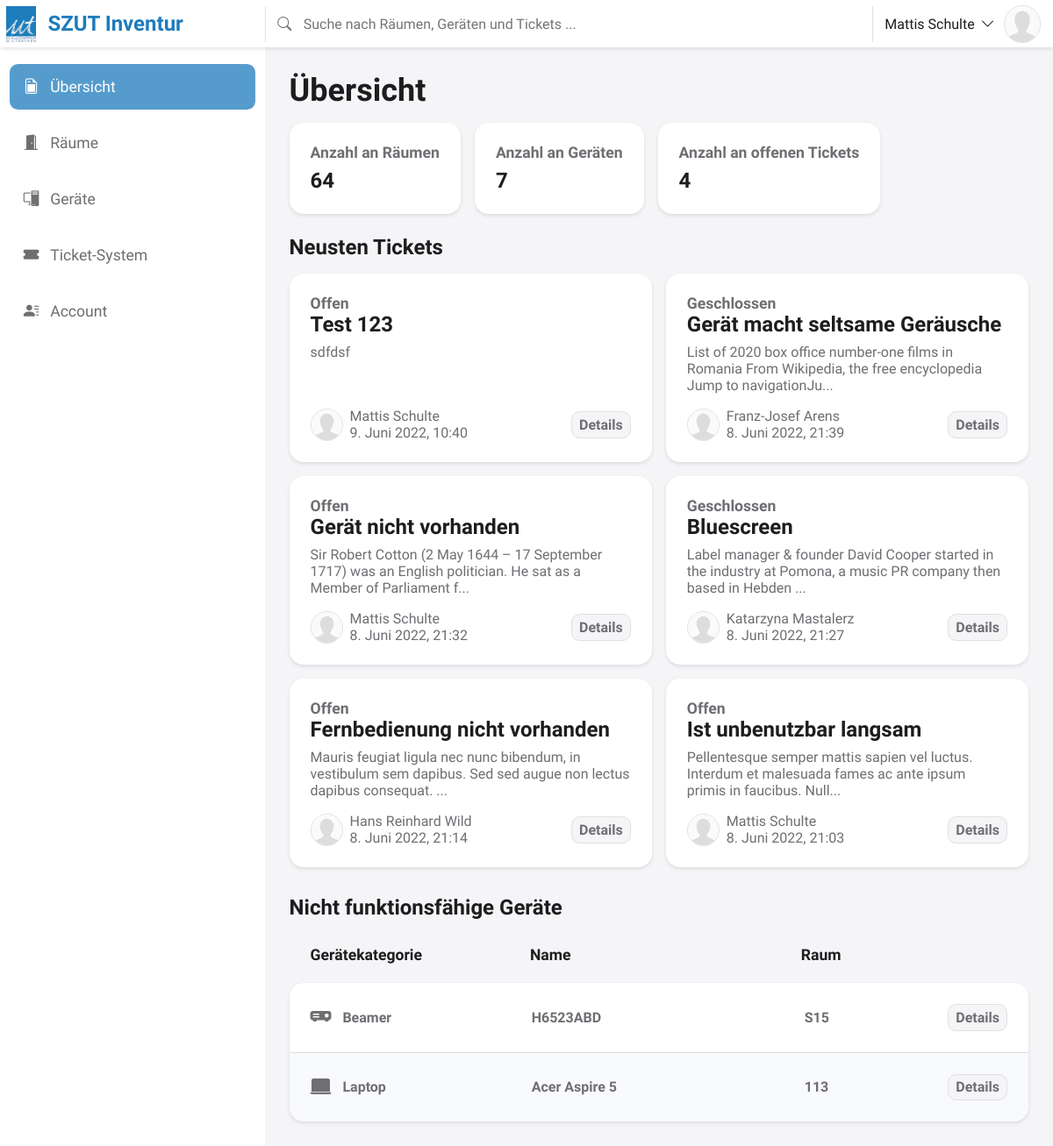
The app's page /overview/ (signed in) with its own data.
### inventory_management/models.py (models this page shows, shortened)
class MyUser(AbstractUser):
    person_id = models.CharField(verbose_name=_('itslearning Person-ID'), max_length=12, unique=True)
    username = models.CharField(verbose_name=_('Benutzername'), max_length=50, unique=True)
    first_name = models.CharField(verbose_name=_('Vorname'), max_length=50)
    last_name = models.CharField(verbose_name=_('Nachname'), max_length=25)
    language = models.CharField(verbose_name=_('Sprache'), max_length=10, default='de-DE')
    profile_image_url = models.CharField(verbose_name=_('Profilbild-URL'), max_length=100, null=True, blank=True)
    use_12_hour_time_format = models.BooleanField(verbose_name=_('Zwölf-Stunden Zeitformat'), default=False)
    allow_auto_role = models.BooleanField(verbose_name=_('Automatische Rollen via itslearning'), default=True)
    is_guest = models.BooleanField(verbose_name=_('Ist Gast'), default=False)
    is_staff = models.BooleanField(verbose_name=_('Ist Mitarbeiter'), default=False)
    is_admin = models.BooleanField(verbose_name=_('Ist Admin'), default=False)
    is_superuser = models.BooleanField(verbose_name=_('Ist System-Admin'), default=False)
    is_active = models.BooleanField(verbose_name=_('Ist aktiv'), default=True)
    USERNAME_FIELD = 'username'
    REQUIRED_FIELDS = ['person_id', 'first_name', 'last_name']
    objects = MyUserManager()

class Ticket(models.Model):
    class Meta:
        verbose_name = _('Ticket')
        verbose_name_plural = _('Tickets')
    class StatusOptions(models.IntegerChoices):
        OPEN = 1, _('Offen')
        CLOSED = 0, _('Geschlossen')
    device = models.ForeignKey(Device, verbose_name=_('Gerät'), on_delete=models.CASCADE, default=None)
    title = models.CharField(verbose_name=_('Titel'), max_length=40)
    description = models.TextField(verbose_name=_('Beschreibung'), max_length=1680)
    status = models.IntegerField(verbose_name=_('Aktueller Status'), choices=StatusOptions.choices)
    created_at = models.DateTimeField(verbose_name=_('Erstellt am'), auto_now_add=True)
    created_by = models.ForeignKey(MyUser, verbose_name=_('Erstellt von'), on_delete=models.CASCADE)
    last_change_at = models.DateTimeField(verbose_name=_('Letzte Änderung am'), auto_now=True)

class Device(models.Model):
    class Meta:
        verbose_name = _('Gerät')
        verbose_name_plural = _('Geräte')
    class StatusOptions(models.IntegerChoices):
        FULLY_FUNCTIONAL = 2, _('Voll funktionsfähig')
        LIMITED_FUNCTIONALITY = 1, _('Eingeschränkt funktionsfähig')
        NOT_FUNCTIONAL = 0, _('Nicht funktionsfähig')
    device_category = models.ForeignKey(DeviceCategory, verbose_name=_('Gerätekategorie'), on_delete=models.CASCADE, default=None)
    room = models.ForeignKey(Room, verbose_name=_('Raum'), on_delete=models.CASCADE, default=None)
    name = models.CharField(verbose_name=_('Name'), max_length=50)
    price = models.DecimalField(verbose_name=_('Preis'), max_digits=10, decimal_places=2, null=True, blank=True)
    device_manufacturer = models.ForeignKey(DeviceManufacturer, verbose_name=_('Gerätehersteller'), on_delete=models.CASCADE, null=True, blank=True)
    purchase_data = models.DateField(verbose_name=_('Anschaffungsdatum'), null=True, blank=True)
    serial_number = models.CharField(verbose_name=_('Seriennummer'), max_length=50, null=True, blank=True)
    warranty_period_years = models.IntegerField(verbose_name=_('Garantiezeit in Jahren'), choices=[(i, i) for i in range(1, 100)], null=True, blank=True)
    warranty_period_months = models.IntegerField(verbose_name=_('Garantiezeit in Monaten'), choices=[(i, i) for i in range(1, 12)], null=True, blank=True)
    status = models.IntegerField(verbose_name=_('Aktueller Status'), choices=StatusOptions.choices, null=True, blank=True)
    description = models.TextField(verbose_name=_('Beschreibung'), max_length=560, null=True, blank=True)

### inventory_management/views.py (the view)
# urls.py: path('overview/', views.overview, name='overview'),
def overview(request):
    tickets_data = Ticket.objects.order_by('-created_at').all().values('id', 'title', 'description', 'status', 'created_by__id', 'created_by__first_name', 'created_by__last_name', 'created_by__profile_image_url', 'created_at')[:6]
    tickets_data = get_choices.GetChoices.make_labels_readable(tickets_data, Ticket.StatusOptions, 'status')
    tickets_data = truncate.Truncate.truncate_data(tickets_data, 'description', 115)
    devices_data = Device.objects.filter(status=Device.StatusOptions.NOT_FUNCTIONAL).order_by('device_category__name', 'name').all().values('device_category__name', 'device_category__icon', 'room__name', 'name', 'id')
    unique_rooms_count = Room.objects.all().count()
    unique_devices_count = Device.objects.all().count()
    unique_open_tickets_count = Ticket.objects.filter(status=Ticket.StatusOptions.OPEN).all().count()
    if request.META.get('HTTP_X_REQUESTED_WITH') == 'XMLHttpRequest':
        return render(request, 'overview.html', {'tickets_data': list(tickets_data), 'devices_data': list(devices_data), 'unique_rooms_count': unique_rooms_count, 'unique_devices_count': unique_devices_count, 'unique_open_tickets_count': unique_open_tickets_count})
    else:
        return render(request, 'index.html', {'current_page_category': 'overview', 'current_page_file': 'overview.html', 'tickets_data': list(tickets_data), 'devices_data': list(devices_data), 'unique_rooms_count': unique_rooms_count, 'unique_devices_count': unique_devices_count, 'unique_open_tickets_count': unique_open_tickets_count})

### inventory_management/auth.py (called while the page is built)
    def get_user(self, user_id):
        try:
            return MyUser.objects.get(id=user_id)
        except MyUser.DoesNotExist:
            return None

### inventory_management/get_choices.py (called while the page is built)
    @classmethod
    def make_labels_readable(cls, data_set, enum_options, label_key: str):
        label_name = label_key + '_label'
        for data in data_set:
            if data[label_key] is not None:
                data[label_name] = enum_options(data[label_key]).label
            else:
                data[label_key] = 'unknown'
                data[label_name] = _('Unbekannt')
        return data_set

### inventory_management/templatetags/check_include_template.py (called while the page is built)
@register.filter
@stringfilter
def template_exists(value):
    try:
        template.loader.get_template(value)
        return True
    except template.TemplateDoesNotExist:
        return False

### inventory_management/truncate.py (called while the page is built)
    @classmethod
    def truncate_data(cls, data_set, field_to_truncate,  max_length: int):
        for data in data_set:
            if len(data[field_to_truncate]) > max_length:
                data[field_to_truncate] = data[field_to_truncate][:max_length - 3] + '...'
        return data_set

### templates/index.html (shortened to what this page needs)
{% load static %}
{% load check_include_template %}
<!DOCTYPE html>
<html lang="de-DE" dir="ltr">
<head>
    <link rel="stylesheet" href="{% static 'css/main.css' %}" />
</head>
<body>
    <nav class="top-bar-content" role="navigation">
        <div class="top-bar-header">
            <a class="logo-name" href="{% url 'overview' %}" onclick="loadAjaxContent('{% url 'overview' %}');return false">
                <img src="{% static 'images/szut-logo.webp' %}" alt="Logo" width="273" height="327">
                <h1>SZUT Inventur</h1>
            </a>
            <div class="top-bar-search" style="">
                <form id="search-form" action="{% url 'search' %}" method="get" role="search">
                    <i class="bi bi-search" role="presentation"></i>
                    <input type="search" name="q" placeholder="Suche nach Räumen, Geräten und Tickets ..." maxlength="500">
                </form>
            </div>
            <div class="account-card-wrapper">
                <div class="top-bar-account-link" tabindex="0" role="button" aria-pressed="false">
                    <p>{% if user.is_authenticated %}{{ user.get_full_name }}{% else %}Anmelden{% endif %}<i class="bi bi-chevron-down"></i></p>
                    {% if user.is_authenticated %}<img src="{% if user.profile_image_url %}{{ user.profile_image_url }}{% endif %}" onerror="this.src='{% static 'images/generic_user_icon.webp' %}'" alt="Profilbild" width="192" height="192">{% endif %}
                </div>
            </div>
        </div>
    </nav>
    <main class="main-area-wrapper">
        <nav class="nav-side-bar" role="navigation">
            <ul>
                <li><a id="overview" href="{% url 'overview' %}" onclick="loadAjaxContent('{% url 'overview' %}');return false"><i class="bi bi-file-earmark-post"></i>Übersicht</a></li>
                <li><a id="rooms" href="{% url 'rooms' %}" onclick="loadAjaxContent('{% url 'rooms' %}');return false"><i class="bi bi-door-open-fill"></i>Räume</a></li>
                <li><a id="devices" href="{% url 'devices' %}" onclick="loadAjaxContent('{% url 'devices' %}');return false"><i class="bi bi-pc-display"></i>Geräte</a></li>
                <li><a id="ticket-management" href="{% url 'ticket-management' %}" onclick="loadAjaxContent('{% url 'ticket-management' %}');return false"><i class="bi bi-ticket-fill"></i>Ticket-System</a></li>
                {% if user.is_authenticated %}
                    <li><a id="account" href="{% url 'account' %}" onclick="loadAjaxContent('{% url 'account' %}');return false"><i class="bi bi-person-lines-fill"></i>Account</a></li>
                {% else %}
                    <li><a id="account" class="account-li-not-logged-in" tabindex="0"><i class="bi bi-person-lines-fill"></i>Account</a></li>
                {% endif %}
            </ul>
        </nav>
        <div class="main-content-wrapper">
            <div id="page-content" class="page-content">
                {% if current_page_file|template_exists %}<script>setHighlight('{{ current_page_category }}');</script>{% include current_page_file %}{% else %}<script>setHighlight('{{ current_page_category }}'); loadContentError();</script>{% endif %}
            </div>
        </div>
    </main>
</body>
</html>

### templates/overview.html (shortened to what this page needs)
{% load static %}
<h1>Übersicht</h1>
<div class="general-info-area">
    <div class="general-info-box">
        <h3>Anzahl an Räumen</h3>
        <h2 class="number-of-device-categories">{{ unique_rooms_count }}</h2>
    </div>
    <div class="general-info-box">
        <h3>Anzahl an Geräten</h3>
        <h2 class="number-of-devices">{{ unique_devices_count }}</h2>
    </div>
    <div class="general-info-box">
        <h3>Anzahl an offenen Tickets</h3>
        <h2 class="number-of-device-categories">{{ unique_open_tickets_count }}</h2>
    </div>
</div>
{% if tickets_data %}
    <h2>Neusten Tickets</h2>
    <div class="ticket-boxes-area">
        {% for my_ticket in tickets_data %}
            <div class="ticket-box created-ticket" tabindex="0" onclick="loadAjaxContent('{% url 'ticket-management' %}ticket-{{ my_ticket.id }}/')">
                <div class="ticket-box-header">
                    <h3>{{ my_ticket.status_label }}</h3>
                    <h2>{{ my_ticket.title }}</h2>
                    <p>{{ my_ticket.description }}</p>
                </div>
                <div class="ticket-box-footer">
                    <img class="ticket-box-footer-element" src="{% if my_ticket.created_by__profile_image_url %}{{ my_ticket.created_by__profile_image_url }}{% endif %}" onerror="this.src='{% static 'images/generic_user_icon.webp' %}'" alt="Profilbild" width="192" height="192">
                    <div class="ticket-box-footer-element creation-details">
                        <p>{{ my_ticket.created_by__first_name }} {{ my_ticket.created_by__last_name }}</p>
                        {% if user.use_12_hour_time_format %}<p>{{my_ticket.created_at|date:'j. F Y'}}, {{ my_ticket.created_at|time:"h:i a" }}</p>{% else %}<p>{{my_ticket.created_at|date:'j. F Y'}}, {{ my_ticket.created_at|time:"H:i" }}</p>{% endif %}
                    </div>
                    <div class="ticket-box-footer-element view-more-button">Details</div>
                </div>
            </div>
        {% endfor %}
    </div>
{% else %}
    <h2 style="margin-bottom: 0.25rem;">Neusten Tickets</h2>
    <div class="ticket-boxes-area" style="margin-top: 0;">
        <h3>Keine Tickets vorhanden.</h3>
    </div>
{% endif %}
<h2>Nicht funktions&shy;fähige Geräte</h2>
<div class="table">
    <div class="table-head">
        <div class="table-row">
            <div class="table-row-element table-element-1">Geräte&shy;kategorie</div>
            <div class="table-row-element table-element-2">Name</div>
            <div class="table-row-element table-element-3">Raum</div>
        </div>
    </div>
    <div class="table-body">
        {% if devices_data %}
            {% for device in devices_data %}
            <div class="table-row table-row-link" tabindex="0" onclick="loadAjaxContent('{% url 'devices' %}device-{{ device.id }}/')">
                <div class="table-row-element table-element-1">{% if device.device_category__icon %}<i class="{{ device.device_category__icon }}"></i>{% endif %}{{ device.device_category__name }}</div>
                <div class="table-row-element table-element-2">{{ device.name }}</div>
                <div class="table-row-element table-element-3">{{ device.room__name }}</div>
                <div class="table-row-element view-more-button">Details</div>
            </div>
            {% endfor %}
        {% else %}
            <div class="table-row table-row-no-matches">
                <div class="table-row-element table-element-1">Keine nicht funktions&shy;fähigen Geräte vorhanden</div>
                <div class="table-row-element view-more-button" style="visibility: hidden;">Details</div>
            </div>
        {% endif %}
    </div>
</div>

### static/css/overview.css (style rules this page uses)
.general-info-area { margin-bottom: 1.5rem; }
.table-row-element:first-child { flex: 1.6 1.6 0; }
.table-row-element:nth-child(3) { flex: 1 1 0; }

### records on screen
MyUser: get_full_name "Mattis Schulte"
Ticket: status_label "Offen", title "Test 123", description "sdfdsf", created_by__first_name "Mattis", created_by__last_name "Schulte", created_at "9. Juni 2022", created_at "10:40"
Ticket: status_label "Geschlossen", title "Gerät macht seltsame Geräusche", description "List of 2020 box office number-one films in Romania From Wikipedia, the free encyclopedia Jump to navigationJu...", created_by__first_name "Franz-Josef", created_by__last_name "Arens", created_at "8. Juni 2022", created_at "21:39"
Ticket: status_label "Offen", title "Gerät nicht vorhanden", description "Sir Robert Cotton (2 May 1644 – 17 September 1717) was an English politician. He sat as a Member of Parliament f...", created_by__first_name "Mattis", created_by__last_name "Schulte", created_at "8. Juni 2022", created_at "21:32"
Ticket: status_label "Geschlossen", title "Bluescreen", description "Label manager & founder David Cooper started in the industry at Pomona, a music PR company then based in Hebden ...", created_by__first_name "Katarzyna", created_by__last_name "Mastalerz", created_at "8. Juni 2022", created_at "21:27"
Ticket: status_label "Offen", title "Fernbedienung nicht vorhanden", description "Mauris feugiat ligula nec nunc bibendum, in vestibulum sem dapibus. Sed sed augue non lectus dapibus consequat. ...", created_by__first_name "Hans Reinhard", created_by__last_name "Wild", created_at "8. Juni 2022", created_at "21:14"
Ticket: status_label "Offen", title "Ist unbenutzbar langsam", description "Pellentesque semper mattis sapien vel luctus. Interdum et malesuada fames ac ante ipsum primis in faucibus. Null...", created_by__first_name "Mattis", created_by__last_name "Schulte", created_at "8. Juni 2022", created_at "21:03"
Device: device_category__name "Beamer", name "H6523ABD", room__name "S15"
Device: device_category__name "Laptop", name "Acer Aspire 5", room__name "113"

### other values on screen
{{ unique_rooms_count }} "64"
{{ unique_devices_count }} "7"
{{ unique_open_tickets_count }} "4"
